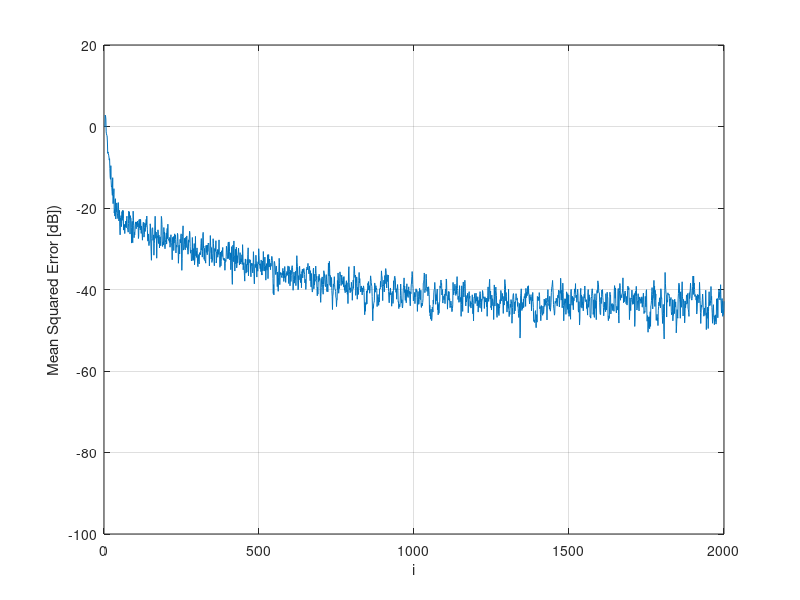

MATLAB code to generate this figure:
%%%%%%%%%%%%%%%%%%%%%%%%%%%%%%%%%%%%%%%%
% DVM-LMS-1 Algorithm Implementation   %
% Igor Oliveira                        % 
% 26/08/2020                           %  
%%%%%%%%%%%%%%%%%%%%%%%%%%%%%%%%%%%%%%%%

% Implements a parametrized Decomposable Volterra Model LMS Filter for a
% K-th order series and a M-th order filter.

clc;
clear;
close;

% Filter parameters
numberOfSamples = 2000;
numberOfIterations = 50;
K = 2; % Series order 
M = 10; % Filter order
eps = 1e-3; 

% Convergence parameters
mu0 = 0.01; % Convergence coefficient

% Input signal correlation parameters
sig_u2 = 1; % Input signal variance
a = 0; % Regulates the correlation
b = sqrt(1 - a^2) * sig_u2; % Corrects the input signal variance to sig_u2

% Desired signal noise parameters
sig_v2 = 1e-6; % Corruption noise variance

for l = 1:numberOfIterations
    % Initializing the input information, u (gaussian distribution with variance
    % sig_u2)
    
    input = rand(numberOfSamples, 1) * sig_u2;
   
    % Correlating the input information
    
    whiteNoise = rand(numberOfSamples, 1) * 1; % White noise with variance = 1
    for i = 2:numberOfSamples
        input(i) = a * input(i - 1) + b * whiteNoise(i);        
    end
   
    % Defining the desired plant vector (Example 11.1, pg. 459 on Diniz's book)
    d = zeros(numberOfSamples, 1);
    p = zeros(numberOfSamples, 1);
    for i = 2:numberOfSamples
        p(i) = input(i) + 0.5 * input(i - 1);
    end
    for i = 1:numberOfSamples
        d(i) = p(i) + 0.2 * p(i)^2 + 0.1 * p(i)^3;
    end

    % Let's add some gaussian noise to d
    v = randn(numberOfSamples, 1) * sig_v2;
    dNoise = d + v;
    
    % Initializing row input regressors
    ui = zeros(1, M);
    
    % Initializing error and output vectors
    e = zeros(1, numberOfSamples);
    output = e;
    
    % Initializing the DVM-LMS-1 Algorithm weights
    w = zeros(M, K);
    for i = 1:K - 1
        w(1, i) = 2^(1 - i); 
    end 
    
    % Iteration
    for i = 1:numberOfSamples
        % Creating row input regressor
        ui = [input(i) ui(1:M - 1)];
        
        % Computing y_{os}
        yo = zeros(1, K);
        for s = 1:K
            yo(s) = ui * w(:, s);
        end
        
        % Computing y_s
        y = zeros(1, K);
        for s = 1:K
            y(s) = prod(yo(1:s - 1))*prod(yo(s + 1:K));
        end
        
        % Computing the output and the error
        output(i) = y(K) * yo(K);
        e(i) = d(i) - output(i);
        
        % Updating weight matrix
        mu = zeros(1, K); 
        for s = 1:K
            mu(s) = mu0 / (abs(y(s))^2 + eps);
            w(:, s) = w(:, s) + mu(s) * e(i) * conj(y(s)) * ui';
        end
    end
    squaredErrorMatrix(l, :) = e.^2;
    outputMatrix(l, :) = output;
end

mse = mean(squaredErrorMatrix);
outputMean = mean(outputMatrix);

% Plotting Graphs
figure;
plot(10 * log(mse));
xlabel('i');
ylabel('Mean Squared Error [dB])');
ylim([-100, 20])
grid;

